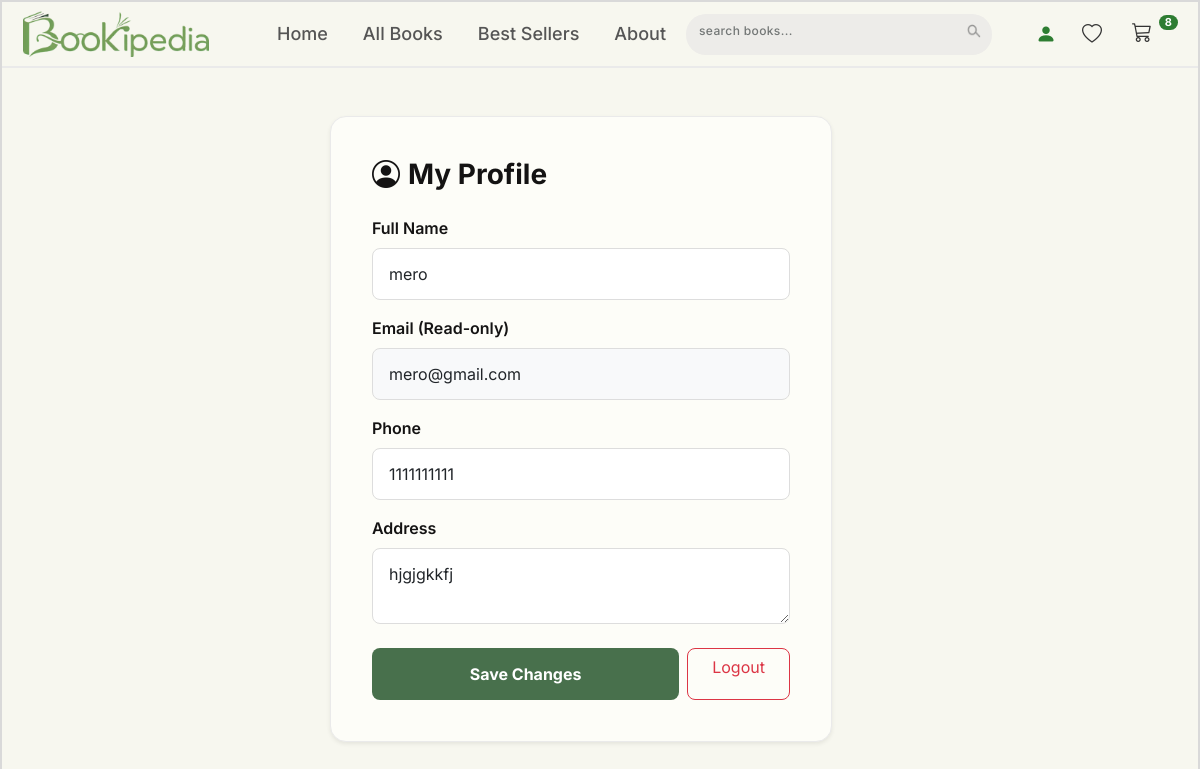
The app's page /profile.php (signed in) with its own data.
### tables this page shows
CREATE TABLE `users` (
  `id` int(11) NOT NULL,
  `full_name` varchar(100) NOT NULL,
  `email` varchar(100) NOT NULL,
  `phone` varchar(20) DEFAULT NULL,
  `address` text DEFAULT NULL,
  `password` varchar(255) NOT NULL,
  `created_at` timestamp NOT NULL DEFAULT current_timestamp()
);

### profile.php (the view, shortened to what this page needs)
<?php
require_once 'connect.php';
$user_id = $_SESSION['user_id'];
$sql = "SELECT * FROM users WHERE id = '$user_id'";
$res = mysqli_query($conn, $sql);
$user_data = mysqli_fetch_assoc($res);
?>
<!DOCTYPE html>
<html lang="en">
<head>
  <link href="https://cdn.jsdelivr.net/npm/bootstrap@5.3.3/dist/css/bootstrap.min.css" rel="stylesheet">
  <link rel="stylesheet" href="https://cdn.jsdelivr.net/npm/bootstrap-icons@1.11.3/font/bootstrap-icons.min.css">
  <link rel="stylesheet" href="assets/css/bookipedia.css">
</head>
<body class="bp-body">
   <?php include 'header.php'; ?>
  <main>
    <div id="bpProfileHost" class="bp-shell px-3">
        <div class="row justify-content-center mt-5">
            <div class="col-md-8 col-lg-6">
                <div class="bp-auth-card shadow-sm">
                    <h3 class="mb-4 fw-bold"><i class="bi bi-person-circle me-2"></i>My Profile</h3>
                    <form action="profile.php" method="POST">
                        <div class="mb-3">
                            <label class="form-label fw-semibold">Full Name</label>
                            <input type="text" name="full_name" class="form-control"
                                   value="<?php echo htmlspecialchars($user_data['full_name']); ?>" required>
                        </div>
                        <div class="mb-3">
                            <label class="form-label fw-semibold">Email (Read-only)</label>
                            <input type="email" class="form-control bg-light"
                                   value="<?php echo htmlspecialchars($user_data['email']); ?>" readonly>
                        </div>
                        <div class="mb-3">
                            <label class="form-label fw-semibold">Phone</label>
                            <input type="text" name="phone" class="form-control"
                                   value="<?php echo htmlspecialchars($user_data['phone']); ?>">
                        </div>
                        <div class="mb-4">
                            <label class="form-label fw-semibold">Address</label>
                            <textarea name="address" class="form-control" rows="2"><?php echo htmlspecialchars($user_data['address']); ?></textarea>
                        </div>
                        <div class="d-flex gap-2">
                            <button type="submit" name="update_profile" class="bp-btn-signin flex-grow-1">
                                Save Changes
                            </button>
                            <a href="profile.php?action=logout" class="btn btn-outline-danger px-4" style="border-radius: 8px;">
                                Logout
                            </a>
                        </div>
                    </form>
                </div>
            </div>
        </div>
    </div>
  </main>
</body>
</html>

### assets/css/bookipedia.css (style rules this page uses)
:root { --bp-cream: #f7f7ef; --bp-white-soft: #fdfdf8; --bp-page-border: #d9d9d9; --bp-mercury: #eaeaea; --bp-green: #2e7d32; --bp-green-soft: #386a42; --bp-green-btn: #399a3e; --bp-green-shop: #36953b; --bp-green-accent: #48960e; --bp-nav-muted: #555555; --bp-text: #141313; --bp-text-2: #141414; --bp-muted: #4f4f4d; --bp-search-bg: #edece9; --bp-search-ph: #737776; --bp-card: #fafaf6; --bp-card-border: #cbcbc7; --bp-feature: #eeeee9; --bp-hero: #e9e7d6; --bp-badge-gold: #c5a059; --bp-badge-yellow: rgba(255, 193, 7, 0.96); --bp-red-sale: #e34234; --bp-icon: #333333; --bp-footer-line: #8fa88f; --bp-footer-muted: #a6bca7; --bp-login-accent: #48704c; --bp-about-card: #e4e4e1; --bp-shell: 1440px; --bp-radius-card: 20px; --bp-radius-pill: 20px; --bp-shadow-page: 0px 4px 4px rgba(0, 0, 0, 0.25); --bp-shadow-card-soft: 0px 0.5px 0px rgba(0, 0, 0, 0.25); --bp-shadow-book: 5px 8px 20px 10px rgba(0, 0, 0, 0.25); }
html { scroll-behavior: smooth; width: 100%; overflow-x: hidden; }
body.bp-body { background: var(--bp-cream); color: var(--bp-text); font-family: "Inter", sans-serif; width: 100%; min-height: 100vh; border: 2px solid var(--bp-page-border); box-shadow: var(--bp-shadow-page); margin: 0; box-sizing: border-box; }
.bp-shell { width: 95%; max-width: 1340px; margin: 0 auto; padding-left: 12px; padding-right: 12px; }
.bp-auth-card { width: 100%; max-width: 502px; background: var(--bp-white-soft); border: 1px solid var(--bp-mercury); border-radius: 16px; padding: 41px; box-shadow: 0 10px 15px rgba(0, 0, 0, 0.04); }
.bp-auth-card .form-control { border-radius: 8px; border-color: #ddd; padding: 13px 16px; }
.bp-btn-signin { background: var(--bp-login-accent); color: #fff; font-weight: 700; border: 0; border-radius: 8px; padding: 14px; width: 100%; }

### records on screen
users: full_name "mero", email "mero@gmail.com", phone "1111111111", address "hjgjgkkfj"

### other values on screen
$cart_count "8"
